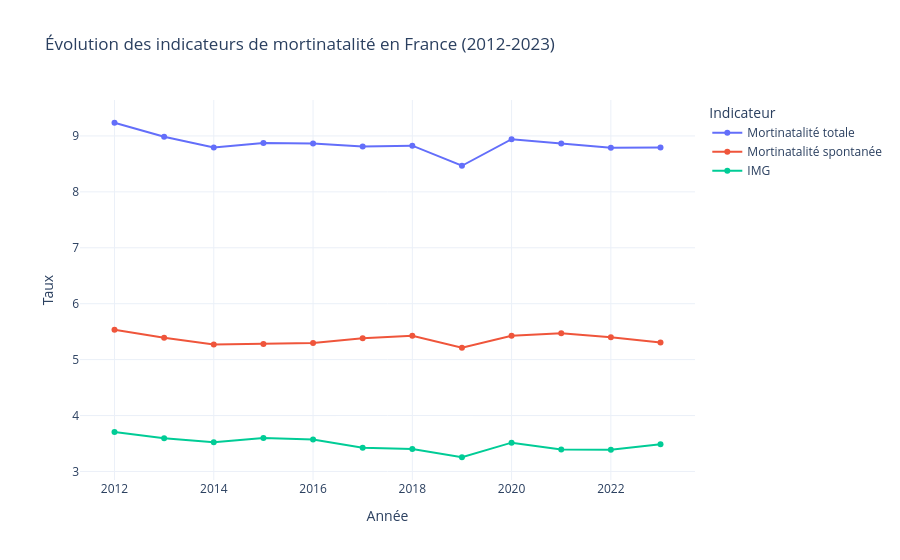

The cell this chart's notebook holds for it:
### Markdown cell above
## 4.3 Comparaison des trois indicateurs — courbes multiples Plotly

### Choix de la technique

Des courbes multiples permettent de comparer l'évolution de la mortinatalité totale, de la mortinatalité spontanée et des IMG sur une même échelle temporelle.

Le passage au format long avec `melt()` améliore la structure des données : une colonne contient l'indicateur et une autre sa valeur.

### Code cell
# Construction du tableau annuel
comparaison_indicateurs = pd.DataFrame({
    "Année": list(range(2012, 2024)),
    "Mortinatalité totale": [
        pd.to_numeric(df_france[f"{annee}_mortinatalite_totale"].iloc[0], errors="coerce")
        for annee in range(2012, 2024)
    ],
    "Mortinatalité spontanée": [
        pd.to_numeric(df_france[f"{annee}_mortinatalite_spontanee"].iloc[0], errors="coerce")
        for annee in range(2012, 2024)
    ],
    "IMG": [
        pd.to_numeric(df_france[f"{annee}_img"].iloc[0], errors="coerce")
        for annee in range(2012, 2024)
    ]
})

# Transformation au format long
indicateurs_long = comparaison_indicateurs.melt(
    id_vars="Année",
    var_name="Indicateur",
    value_name="Taux"
).dropna()

# Création des courbes
fig = px.line(
    indicateurs_long,
    x="Année",
    y="Taux",
    color="Indicateur",
    markers=True,
    title="Évolution des indicateurs de mortinatalité en France (2012-2023)"
)

fig.update_traces(
    hovertemplate="Année : %{x}<br>Taux : %{y:.2f}<extra></extra>"
)

fig.update_layout(
    template="plotly_white",
    xaxis_title="Année",
    yaxis_title="Taux",
    legend_title="Indicateur",
    hovermode="x unified"
)

fig.show()

### Figure 1 — Plotly figure (JSON) as saved in the notebook; plotly's stock layout.template omitted (floating-point values rounded to 4 significant figures)
{"data": [{"hovertemplate": "Année : %{x}<br>Taux : %{y:.2f}<extra></extra>", "legendgroup": "Mortinatalité totale", "line": {"color": "#636efa", "dash": "solid"}, "marker": {"symbol": "circle"}, "mode": "lines+markers", "name": "Mortinatalité totale", "orientation": "v", "showlegend": true, "type": "scatter", "x": [2012, 2013, 2014, 2015, 2016, 2017, 2018, 2019, 2020, 2021, 2022, 2023], "xaxis": "x", "y": [9.236, 8.985, 8.793, 8.875, 8.866, 8.81, 8.827, 8.466, 8.941, 8.865, 8.789, 8.791], "yaxis": "y"}, {"hovertemplate": "Année : %{x}<br>Taux : %{y:.2f}<extra></extra>", "legendgroup": "Mortinatalité spontanée", "line": {"color": "#EF553B", "dash": "solid"}, "marker": {"symbol": "circle"}, "mode": "lines+markers", "name": "Mortinatalité spontanée", "orientation": "v", "showlegend": true, "type": "scatter", "x": [2012, 2013, 2014, 2015, 2016, 2017, 2018, 2019, 2020, 2021, 2022, 2023], "xaxis": "x", "y": [5.532, 5.39, 5.272, 5.278, 5.295, 5.383, 5.427, 5.213, 5.426, 5.472, 5.399, 5.305], "yaxis": "y"}, {"hovertemplate": "Année : %{x}<br>Taux : %{y:.2f}<extra></extra>", "legendgroup": "IMG", "line": {"color": "#00cc96", "dash": "solid"}, "marker": {"symbol": "circle"}, "mode": "lines+markers", "name": "IMG", "orientation": "v", "showlegend": true, "type": "scatter", "x": [2012, 2013, 2014, 2015, 2016, 2017, 2018, 2019, 2020, 2021, 2022, 2023], "xaxis": "x", "y": [3.704, 3.594, 3.521, 3.597, 3.571, 3.426, 3.4, 3.254, 3.515, 3.393, 3.39, 3.486], "yaxis": "y"}], "layout": {"hovermode": "x unified", "legend": {"title": {"text": "Indicateur"}, "tracegroupgap": 0}, "title": {"text": "Évolution des indicateurs de mortinatalité en France (2012-2023)"}, "xaxis": {"anchor": "y", "domain": [0, 1], "title": {"text": "Année"}}, "yaxis": {"anchor": "x", "domain": [0, 1], "title": {"text": "Taux"}}}}
